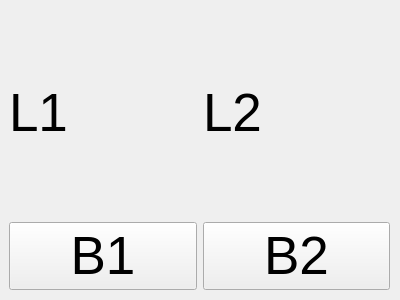
<?xml version="1.0" encoding="UTF-8"?>
<ui version="4.0">
 <class>Form</class>
 <widget class="QWidget" name="Form">
  <property name="geometry">
   <rect>
    <x>0</x>
    <y>0</y>
    <width>400</width>
    <height>300</height>
   </rect>
  </property>
  <property name="font">
   <font>
    <pointsize>40</pointsize>
   </font>
  </property>
  <property name="windowTitle">
   <string>Form</string>
  </property>
  <widget class="QWidget" name="gridLayoutWidget">
   <property name="geometry">
    <rect>
     <x>9</x>
     <y>9</y>
     <width>381</width>
     <height>281</height>
    </rect>
   </property>
   <layout class="QGridLayout" name="gridLayout">
    <item row="0" column="1">
     <widget class="QLabel" name="label1">
      <property name="text">
       <string>L1</string>
      </property>
     </widget>
    </item>
    <item row="0" column="2">
     <widget class="QLabel" name="label_2">
      <property name="text">
       <string>L2</string>
      </property>
     </widget>
    </item>
    <item row="1" column="1">
     <widget class="QPushButton" name="button1">
      <property name="text">
       <string>B1</string>
      </property>
     </widget>
    </item>
    <item row="1" column="2">
     <widget class="QPushButton" name="pushButton_2">
      <property name="text">
       <string>B2</string>
      </property>
     </widget>
    </item>
   </layout>
  </widget>
 </widget>
 <resources/>
 <connections/>
</ui>
